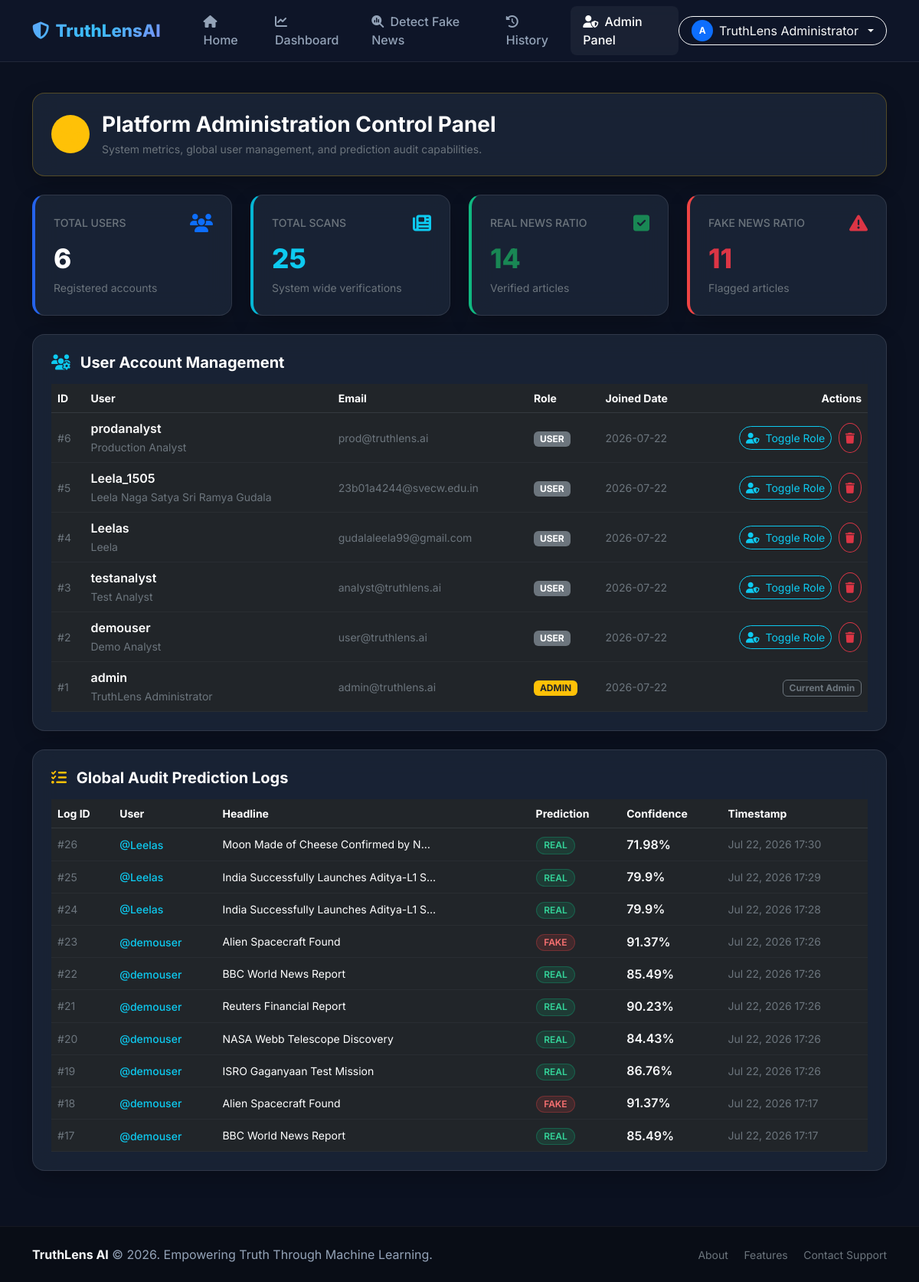
The page /admin (signed in) on the database its author committed.
### app.py (models this page shows, shortened)
class User(db.Model):
    __tablename__ = 'users'
    id = db.Column(db.Integer, primary_key=True)
    username = db.Column(db.String(50), unique=True, nullable=False)
    email = db.Column(db.String(100), unique=True, nullable=False)
    password_hash = db.Column(db.String(255), nullable=False)
    role = db.Column(db.String(20), default='user') # 'user' or 'admin'
    full_name = db.Column(db.String(100), default='')
    bio = db.Column(db.Text, default='')
    created_at = db.Column(db.DateTime, default=datetime.utcnow)
    predictions = db.relationship('Prediction', backref='user', lazy=True, cascade="all, delete-orphan")

class Prediction(db.Model):
    __tablename__ = 'predictions'
    id = db.Column(db.Integer, primary_key=True)
    user_id = db.Column(db.Integer, db.ForeignKey('users.id'), nullable=False)
    news_title = db.Column(db.String(255), default='Untitled Article')
    news_text = db.Column(db.Text, nullable=False)
    prediction = db.Column(db.String(10), nullable=False) # 'REAL' or 'FAKE'
    confidence = db.Column(db.Float, nullable=False)
    explanation = db.Column(db.Text, default='')
    created_at = db.Column(db.DateTime, default=datetime.utcnow)

### app.py (the view)
@app.route('/admin')
@login_required
@admin_required
def admin():
    users = User.query.order_by(User.created_at.desc()).all()
    predictions = Prediction.query.order_by(Prediction.created_at.desc()).all()
    total_users = len(users)
    total_scans = len(predictions)
    real_count = sum(1 for p in predictions if p.prediction == 'REAL')
    fake_count = sum(1 for p in predictions if p.prediction == 'FAKE')
    return render_template(
        'admin.html',
        users=users,
        predictions=predictions[:10],
        total_users=total_users,
        total_scans=total_scans,
        real_count=real_count,
        fake_count=fake_count
    )

### templates/admin.html (shortened to what this page needs)
{% extends 'base.html' %}
{% block content %}
<div class="container py-4">
    <div class="glass-card p-4 mb-4 border-warning border-opacity-25">
        <div class="d-flex align-items-center gap-3">
            <div class="rounded-circle bg-warning bg-opacity-20 text-warning d-flex align-items-center justify-content-center" style="width: 50px; height: 50px;">
                <i class="fas fa-user-shield fs-3"></i>
            </div>
            <div>
                <h3 class="fw-bold text-white mb-1">Platform Administration Control Panel</h3>
                <p class="text-secondary small mb-0">System metrics, global user management, and prediction audit capabilities.</p>
            </div>
        </div>
    </div>
    <div class="row g-4 mb-4">
        <div class="col-md-3">
            <div class="glass-card p-4 stat-card">
                <div class="d-flex justify-content-between align-items-center">
                    <span class="text-secondary small fw-medium text-uppercase">Total Users</span>
                    <i class="fas fa-users text-primary fs-4"></i>
                </div>
                <div class="stat-number text-white">{{ total_users }}</div>
                <span class="text-secondary small">Registered accounts</span>
            </div>
        </div>
        <div class="col-md-3">
            <div class="glass-card p-4 stat-card confidence">
                <div class="d-flex justify-content-between align-items-center">
                    <span class="text-secondary small fw-medium text-uppercase">Total Scans</span>
                    <i class="fas fa-newspaper text-info fs-4"></i>
                </div>
                <div class="stat-number text-info">{{ total_scans }}</div>
                <span class="text-secondary small">System wide verifications</span>
            </div>
        </div>
        <div class="col-md-3">
            <div class="glass-card p-4 stat-card real">
                <div class="d-flex justify-content-between align-items-center">
                    <span class="text-secondary small fw-medium text-uppercase">Real News Ratio</span>
                    <i class="fas fa-square-check text-success fs-4"></i>
                </div>
                <div class="stat-number text-success">{{ real_count }}</div>
                <span class="text-secondary small">Verified articles</span>
            </div>
        </div>
        <div class="col-md-3">
            <div class="glass-card p-4 stat-card fake">
                <div class="d-flex justify-content-between align-items-center">
                    <span class="text-secondary small fw-medium text-uppercase">Fake News Ratio</span>
                    <i class="fas fa-triangle-exclamation text-danger fs-4"></i>
                </div>
                <div class="stat-number text-danger">{{ fake_count }}</div>
                <span class="text-secondary small">Flagged articles</span>
            </div>
        </div>
    </div>
    <div class="glass-card p-4 mb-4">
        <h5 class="fw-bold text-white mb-3"><i class="fas fa-users-gear me-2 text-info"></i> User Account Management</h5>
        <div class="table-responsive">
            <table class="table table-dark table-hover align-middle mb-0 bg-transparent">
                <thead>
                    <tr class="text-secondary small border-secondary border-opacity-25">
                        <th>ID</th>
                        <th>User</th>
                        <th>Email</th>
                        <th>Role</th>
                        <th>Joined Date</th>
                        <th class="text-end">Actions</th>
                    </tr>
                </thead>
                <tbody>
                    {% for u in users %}
                    <tr id="user-row-{{ u.id }}" class="border-secondary border-opacity-10">
                        <td class="text-secondary small">#{{ u.id }}</td>
                        <td>
                            <span class="fw-semibold text-white d-block">{{ u.username }}</span>
                            <span class="text-secondary small">{{ u.full_name or 'N/A' }}</span>
                        </td>
                        <td class="text-secondary small">{{ u.email }}</td>
                        <td>
                            <span id="role-badge-{{ u.id }}" class="badge {% if u.role == 'admin' %}bg-warning text-dark{% else %}bg-secondary{% endif %}">
                                {{ u.role|upper }}
                            </span>
                        </td>
                        <td class="text-secondary small">{{ u.created_at.strftime('%Y-%m-%d') }}</td>
                        <td class="text-end">
                            {% if u.id != session.get('user_id') %}
                            <button type="button" class="btn btn-outline-info btn-sm rounded-pill me-1" onclick="toggleRole({{ u.id }})">
                                <i class="fas fa-user-shield me-1"></i> Toggle Role
                            </button>
                            <button type="button" class="btn btn-outline-danger btn-sm rounded-circle p-2" onclick="deleteUser({{ u.id }})" title="Delete User">
                                <i class="fas fa-trash"></i>
                            </button>
                            {% else %}
                            <span class="badge bg-dark border border-secondary text-secondary">Current Admin</span>
                            {% endif %}
                        </td>
                    </tr>
                    {% endfor %}
                </tbody>
            </table>
        </div>
    </div>
    <div class="glass-card p-4">
        <h5 class="fw-bold text-white mb-3"><i class="fas fa-list-check me-2 text-warning"></i> Global Audit Prediction Logs</h5>
        <div class="table-responsive">
            <table class="table table-dark table-hover align-middle mb-0 bg-transparent">
                <thead>
                    <tr class="text-secondary small border-secondary border-opacity-25">
                        <th>Log ID</th>
                        <th>User</th>
                        <th>Headline</th>
                        <th>Prediction</th>
                        <th>Confidence</th>
                        <th>Timestamp</th>
                    </tr>
                </thead>
                <tbody>
                    {% for p in predictions %}
                    <tr class="border-secondary border-opacity-10">
                        <td class="text-secondary small">#{{ p.id }}</td>
                        <td><span class="text-info small fw-medium">@{{ p.user.username }}</span></td>
                        <td><span class="text-white small d-block text-truncate" style="max-width: 280px;">{{ p.news_title }}</span></td>
                        <td>
                            {% if p.prediction == 'REAL' %}
                            <span class="badge badge-real">REAL</span>
                            {% else %}
                            <span class="badge badge-fake">FAKE</span>
                            {% endif %}
                        </td>
                        <td class="fw-semibold text-light">{{ p.confidence }}%</td>
                        <td class="text-secondary small">{{ p.created_at.strftime('%b %d, %Y %H:%M') }}</td>
                    </tr>
                    {% endfor %}
                </tbody>
            </table>
        </div>
    </div>
</div>
{% endblock %}

### templates/base.html (shortened to what this page needs)
<!DOCTYPE html>
<html lang="en">
<head>
    <link href="https://cdn.jsdelivr.net/npm/bootstrap@5.3.0/dist/css/bootstrap.min.css" rel="stylesheet">
    <link rel="stylesheet" href="https://cdnjs.cloudflare.com/ajax/libs/font-awesome/6.4.0/css/all.min.css">
    <link rel="stylesheet" href="{{ url_for('static', filename='css/style.css') }}">
</head>
<body>
    <nav class="navbar navbar-expand-lg navbar-dark navbar-custom sticky-top">
        <div class="container">
            <a class="navbar-brand d-flex align-items-center gap-2" href="{{ url_for('index') }}">
                <i class="fas fa-shield-halved text-info"></i>
                <span>TruthLens<span class="text-white">AI</span></span>
            </a>
            <div class="collapse navbar-collapse" id="navbarMain">
                <ul class="navbar-nav me-auto mb-2 mb-lg-0 ms-lg-4">
                    <li class="nav-item">
                        <a class="nav-link {% if request.endpoint == 'index' %}active{% endif %}" href="{{ url_for('index') }}">
                            <i class="fas fa-home me-1"></i> Home
                        </a>
                    </li>
                    {% if session.get('user_id') %}
                    <li class="nav-item">
                        <a class="nav-link {% if request.endpoint == 'dashboard' %}active{% endif %}" href="{{ url_for('dashboard') }}">
                            <i class="fas fa-chart-line me-1"></i> Dashboard
                        </a>
                    </li>
                    <li class="nav-item">
                        <a class="nav-link {% if request.endpoint == 'detect' %}active{% endif %}" href="{{ url_for('detect') }}">
                            <i class="fas fa-magnifying-glass-chart me-1"></i> Detect Fake News
                        </a>
                    </li>
                    <li class="nav-item">
                        <a class="nav-link {% if request.endpoint == 'history' %}active{% endif %}" href="{{ url_for('history') }}">
                            <i class="fas fa-clock-rotate-left me-1"></i> History
                        </a>
                    </li>
                    {% if session.get('role') == 'admin' %}
                    <li class="nav-item">
                        <a class="nav-link text-warning {% if request.endpoint == 'admin' %}active{% endif %}" href="{{ url_for('admin') }}">
                            <i class="fas fa-user-shield me-1"></i> Admin Panel
                        </a>
                    </li>
                    {% endif %}
                    {% endif %}
                </ul>
                <div class="d-flex align-items-center gap-3">
                    {% if session.get('user_id') %}
                    <div class="dropdown">
                        <button class="btn btn-outline-light dropdown-toggle d-flex align-items-center gap-2 rounded-pill px-3 py-1" type="button" data-bs-toggle="dropdown">
                            <div class="rounded-circle bg-primary text-white d-flex align-items-center justify-content-center" style="width:28px; height:28px; font-weight:bold; font-size:12px;">
                                {{ session.get('username')[0]|upper }}
                            </div>
                            <span>{{ session.get('full_name') or session.get('username') }}</span>
                        </button>
                    </div>
                    {% else %}
                    <a href="{{ url_for('login') }}" class="btn btn-outline-light rounded-pill px-4">Log In</a>
                    <a href="{{ url_for('register') }}" class="btn btn-gradient-primary rounded-pill px-4">Register</a>
                    {% endif %}
                </div>
            </div>
        </div>
    </nav>
    <main>
        {% block content %}{% endblock %}
    </main>
    <footer class="footer-custom py-4 mt-5">
        <div class="container text-center">
            <div class="row align-items-center">
                <div class="col-md-6 text-md-start mb-2 mb-md-0">
                    <span class="fw-bold text-light">TruthLens AI</span> &copy; 2026. Empowering Truth Through Machine Learning.
                </div>
                <div class="col-md-6 text-md-end">
                    <a href="#about" class="text-secondary me-3 text-decoration-none small">About</a>
                    <a href="#features" class="text-secondary me-3 text-decoration-none small">Features</a>
                    <a href="#contact" class="text-secondary text-decoration-none small">Contact Support</a>
                </div>
            </div>
        </div>
    </footer>
</body>
</html>

### rows shown on the page
User: get "TruthLens Administrator", id "1", username "admin", full_name "TruthLens Administrator", email "admin@truthlens.ai", role "ADMIN", created_at "2026-07-22", shows "Current Admin"
User: id "6", username "prodanalyst", full_name "Production Analyst", email "prod@truthlens.ai", role "USER", created_at "2026-07-22"
User: id "5", username "Leela_1505", full_name "Leela Naga Satya Sri Ramya Gudala", email "23b01a4244@svecw.edu.in", role "USER", created_at "2026-07-22"
User: id "4", username "Leelas", full_name "Leela", email "gudalaleela99@gmail.com", role "USER", created_at "2026-07-22"
User: id "3", username "testanalyst", full_name "Test Analyst", email "analyst@truthlens.ai", role "USER", created_at "2026-07-22"
User: id "2", username "demouser", full_name "Demo Analyst", email "user@truthlens.ai", role "USER", created_at "2026-07-22"
Prediction: id "26", user.username "Leelas", news_title "Moon Made of Cheese Confirmed by N…", prediction "REAL", confidence "71.98", created_at "Jul 22, 2026 17:30"
Prediction: id "25", user.username "Leelas", news_title "India Successfully Launches Aditya-L1 S…", prediction "REAL", confidence "79.9", created_at "Jul 22, 2026 17:29"
Prediction: id "24", user.username "Leelas", news_title "India Successfully Launches Aditya-L1 S…", prediction "REAL", confidence "79.9", created_at "Jul 22, 2026 17:28"
Prediction: id "23", user.username "demouser", news_title "Alien Spacecraft Found", prediction "FAKE", confidence "91.37", created_at "Jul 22, 2026 17:26"
Prediction: id "22", user.username "demouser", news_title "BBC World News Report", prediction "REAL", confidence "85.49", created_at "Jul 22, 2026 17:26"
Prediction: id "21", user.username "demouser", news_title "Reuters Financial Report", prediction "REAL", confidence "90.23", created_at "Jul 22, 2026 17:26"
Prediction: id "20", user.username "demouser", news_title "NASA Webb Telescope Discovery", prediction "REAL", confidence "84.43", created_at "Jul 22, 2026 17:26"
Prediction: id "19", user.username "demouser", news_title "ISRO Gaganyaan Test Mission", prediction "REAL", confidence "86.76", created_at "Jul 22, 2026 17:26"
Prediction: id "18", user.username "demouser", news_title "Alien Spacecraft Found", prediction "FAKE", confidence "91.37", created_at "Jul 22, 2026 17:17"
Prediction: id "17", user.username "demouser", news_title "BBC World News Report", prediction "REAL", confidence "85.49", created_at "Jul 22, 2026 17:17"

### other values the page prints
{{ session.get('username')[0]|upper }} "A"
{{ total_users }} "6"
{{ total_scans }} "25"
{{ real_count }} "14"
{{ fake_count }} "11"
